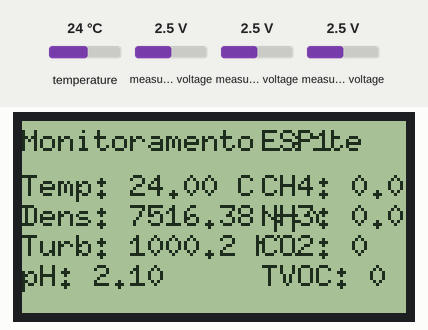
This sketch was run on a simulated ESP32. Shown: 128×64 one-colour display. Inputs (shaded band) come from the test bench; at power-on: temperature 24 °C, measured voltage 2.5 V. What the sketch prints to the serial monitor is not drawn.

Above: at 1.6 s.
1.7 s: temperature set to 12 °C
At 2.9 s:
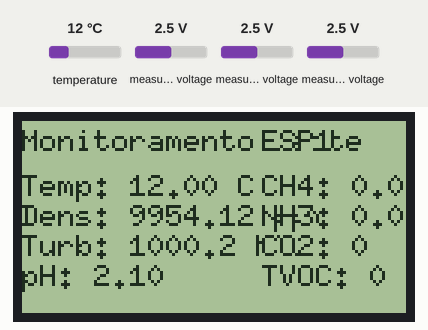
3.9 s: measured voltage (sensor 201) set to 0.1 V
At 4.8 s:
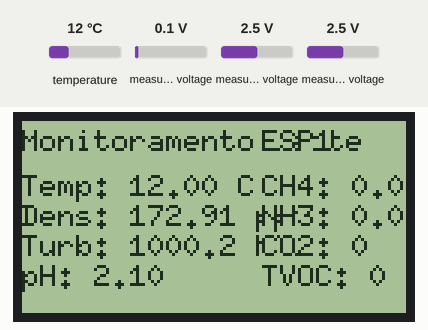
5.5 s: measured voltage (sensor 202) set to 0.1 V
At 6.7 s:
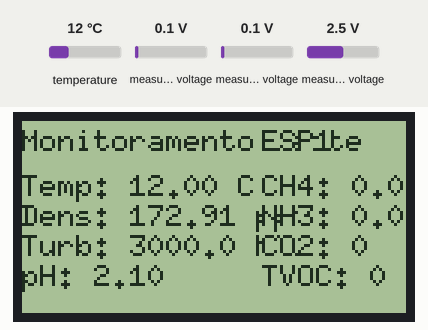
7.2 s: measured voltage (sensor 203) set to 0.1 V
At 8.5 s:
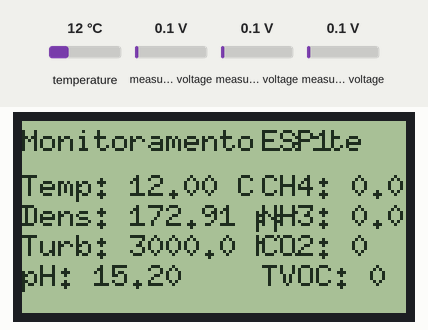
8.8 s: temperature set to 19 °C
At 9.4 s:
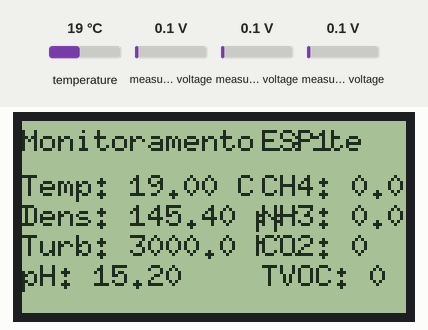
10.4 s: measured voltage (sensor 201) set to 1.2 V
At 11.3 s:
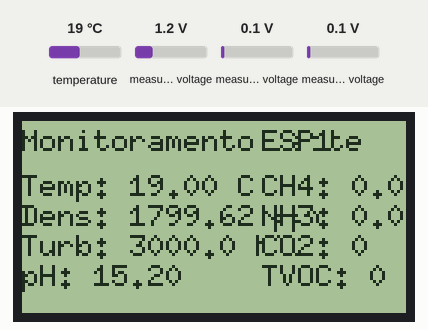
Timing chart, 0 to 13.0 s (numbered marks = the images above; inputs shaded):
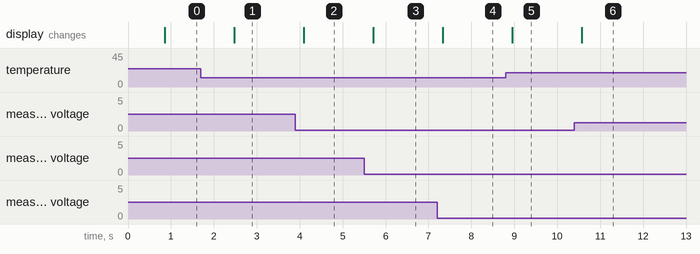

Measured:
- after the input at 1.7 s, the display: changes after 0.78 s (image 1)
- after the input at 3.9 s, the display: changes after 0.20 s (image 2)
- after the input at 5.5 s, the display: changes after 0.22 s (image 3)
- after the input at 7.2 s, the display: changes after 0.14 s (image 4)
- after the input at 8.8 s, the display: changes after 0.15 s (image 5)
- after the input at 10.4 s, the display: changes after 0.17 s (image 6)

The sketch:

teste_todos_juntos.ino
```cpp
//ESP 2 PARTE DE BAIXO

#include <Wire.h>
#include <Adafruit_ADS1X15.h>
#include <OneWire.h>
#include <DallasTemperature.h>
#include <U8g2lib.h>

// LCD ST7920 SPI via Software
U8G2_ST7920_128X64_F_SW_SPI u8g2(U8G2_R0, 18, 4, 5, 26);

// ADS1115
Adafruit_ADS1115 ads;
const float mvPorBit = 0.1875;

// Divisor R1=5.6k / R2=10k
const float FATOR_DIVISOR = 1.56;

// Calibração TDS
float calibrationFactor = 1.0;

// DS18B20
#define PINO_TEMP 25
OneWire oneWire(PINO_TEMP);
DallasTemperature sensors(&oneWire);

//UART (RX2/TXT2)
#define RX2 16
#define TX2 17

//Recepção do o utro ESP
String recebido = "";

// Variáveis recebidas
float rx_ch4 = 0, rx_nh3 = 0, rx_co2 = 0, rx_tvoc = 0, rx_dist = 0;

// Controle da troca de telas
unsigned long ultimaTroca = 0;
bool mostrandoLocais = true;

// ====================================
// EXIBIR NO DISPLAY
// ====================================
void draw(float temperatura, float densidade, float turbidez, float ph,float ch4, float nh3, float co2, float tvoc, float dist) {
  u8g2.clearBuffer();
  u8g2.setFont(u8g2_font_6x10_tr);

  u8g2.drawStr(0, 10, "Monitoramento Leite");

  u8g2.setCursor(0, 25);
  u8g2.printf("Temp: %.2f C", temperatura);

  u8g2.setCursor(0, 35);
  u8g2.printf("Dens: %.2f ppm", densidade);

  u8g2.setCursor(0, 45);
  u8g2.printf("Turb: %.1f NTU", turbidez);

  u8g2.setCursor(0, 55);
  u8g2.printf("pH: %.2f", ph);
  u8g2.setFont(u8g2_font_6x10_tr);

// --- DADOS REMOTOS ---
  u8g2.drawStr(80, 10, "ESP1");

  u8g2.setCursor(80, 25);
  u8g2.printf("CH4: %.1f", ch4);

  u8g2.setCursor(80, 35);
  u8g2.printf("NH3: %.1f", nh3);

  u8g2.setCursor(80, 45);
  u8g2.printf("CO2: %.0f", co2);

  u8g2.setCursor(80, 55);
  u8g2.printf("TVOC: %.0f", tvoc);
  u8g2.sendBuffer();
}


// ====================================
// SETUP
// ====================================
void setup() {
  Serial.begin(115200);
  Serial2.begin(115200, SERIAL_8N1, RX2, TX2);
  Serial.println("Receptor iniciado...");
  Wire.begin(21, 22);

  if (!ads.begin()) {
    Serial.println("Erro ao iniciar ADS1115!");
    while (1);
  }

  ads.setGain(GAIN_TWOTHIRDS);

  sensors.begin();
  u8g2.begin();

  Serial.println("Iniciando leituras...");
}


// ====================================
// LOOP PRINCIPAL
// ====================================
void loop() {

  // -------------------------------------------------------
  // TEMPERATURA
  // -------------------------------------------------------
sensors.requestTemperatures();
float temperatura = sensors.getTempCByIndex(0);
bool erroTemp = false;

if (temperatura == DEVICE_DISCONNECTED_C) {
  erroTemp = true;
  temperatura = 25.0; // valor neutro só para cálculos
}


  // -------------------------------------------------------
  // TDS no A1
  // -------------------------------------------------------
  int16_t adc_tds = ads.readADC_SingleEnded(1);
  float v_out_tds = (adc_tds * mvPorBit) / 1000.0;
  float v_real_tds = v_out_tds * FATOR_DIVISOR;

  float tds = (133.42 * pow(v_real_tds, 3)
             - 255.86 * pow(v_real_tds, 2)
             + 857.39 * v_real_tds) * calibrationFactor;

  // Compensação pela temperatura
  float coefTemp = 1.0 + 0.02 * (temperatura - 25.0);
  tds /= coefTemp;
  if (tds < 0) tds = 0;


  // -------------------------------------------------------
  // TURBIDEZ no A2
  // -------------------------------------------------------
  int16_t adc_ntu = ads.readADC_SingleEnded(2);
  float v_out_ntu = (adc_ntu * mvPorBit) / 1000.0;
  float v_real_ntu = v_out_ntu * FATOR_DIVISOR;

  float ntu;
  if (v_real_ntu < 2.5) ntu = 3000;
  else if (v_real_ntu > 4.2) ntu = 0;
  else ntu = -1120.4 * pow(v_real_ntu, 2) + 5742.3 * v_real_ntu - 4353.8;
  if (ntu < 0) ntu = 0;


  // -------------------------------------------------------
  // pH no A3
  // -------------------------------------------------------
  int16_t adc_ph = ads.readADC_SingleEnded(3);
  float v_out_ph = (adc_ph * mvPorBit) / 1000.0;
  float v_real_ph = v_out_ph * FATOR_DIVISOR;

  // Fórmula padrão genérica (ajuste depois com calibração real)
  float ph = 7 + ((2.5 - v_real_ph) * 3.5);

  // -------------------------------------------------------
  // EXIBIR NO LCD
  // -------------------------------------------------------
   draw(temperatura, tds, ntu, ph, rx_ch4, rx_nh3, rx_co2, rx_tvoc, rx_dist);

  // -------------------------------------------------------
  // SERIAL DEBUG
  // -------------------------------------------------------
  Serial.println("=====================================");
  Serial.print("Temperatura: ");
  if (erroTemp) Serial.println("ERRO");
  else Serial.println(temperatura);

  Serial.print("TDS: ");
  Serial.print(tds); Serial.println(" ppm");

  Serial.print("Turbidez: ");
  Serial.print(ntu); Serial.println(" NTU");

  Serial.print("pH: "); Serial.println(ph);

  delay(800);

// -------------------------------------------------------
// ENVIAR DADOS POR UART2 PARA OUTRO ESP32
// -------------------------------------------------------
String pacote =
  "TEMP:"+ String(temperatura, 2) + "," +
  "TDS:" + String(tds, 2) + "," +
  "NTU:" + String(ntu, 2) + "," +
  "PH:" + String(ph, 2);

Serial2.println(pacote);

//recebendo
// Se chegou uma linha completa do outro ESP
  if (Serial2.available()) {
    recebido = Serial2.readStringUntil('\n');
    Serial.print("Recebido: ");
    Serial.println(recebido);

    // ====================
    // QUEBRA O PACOTE
    // ====================
    float ch4 = 0, nh3 = 0, co2 = 0, tvoc = 0, dist = 0;

    // Função simples para pegar valores
    ch4  = getValor(recebido, "CH4:");
    nh3  = getValor(recebido, "NH3:");
    co2  = getValor(recebido, "CO2:");
    tvoc = getValor(recebido, "TVOC:");
    dist = getValor(recebido, "DIST:");

    // Mostra valores separados
    Serial.print("CH4 -> ");  Serial.println(ch4);
    Serial.print("NH3 -> ");  Serial.println(nh3);
    Serial.print("CO2 -> ");  Serial.println(co2);
    Serial.print("TVOC -> "); Serial.println(tvoc);
    Serial.print("DIST -> "); Serial.println(dist);

    Serial.println("------------------------");
  }
}


// ===============================
// FUNÇÃO PARA PEGAR O VALOR
// ===============================
float getValor(String texto, String chave) {
  int ini = texto.indexOf(chave);
  if (ini == -1) return 0;

  ini += chave.length();
  int fim = texto.indexOf(",", ini);

  if (fim == -1)
    fim = texto.length();

  String valor = texto.substring(ini, fim);
  return valor.toFloat();
}
```
